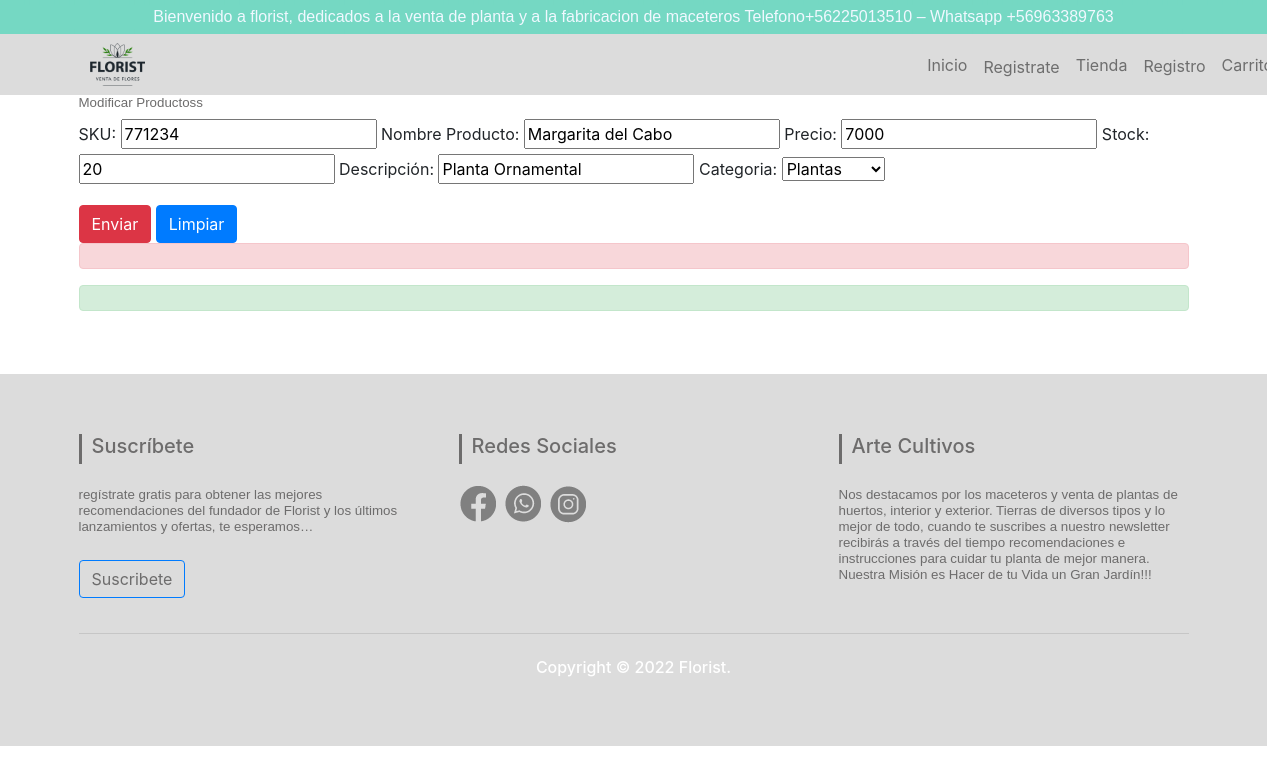
The page /form-mod-Producto/771234 on the database its author committed.
### core/models.py (models this page shows, shortened)
class Producto(models.Model):
    SKU = models.CharField(max_length=6, primary_key=True, verbose_name='SKU')
    Nombre  = models.CharField(max_length=20, verbose_name='Nombre Producto')
    Precio = models.CharField(max_length=20, null=True, blank=True, verbose_name='Precio')
    Stock =  models.CharField(max_length=20, null=True, blank=True, verbose_name='Stock')
    Descripcion =  models.CharField(max_length=50, null=True, blank=True, verbose_name='Descripción')
    Categoria = models.ForeignKey(Categoria, on_delete=models.CASCADE)

### core/views.py (the view)
# urls.py: path('form-mod-Producto/<id>', form_mod_Producto, name="form_mod_Producto"),
def form_mod_Producto(request, id):
    producto = Producto.objects.get(SKU=id)
    datos = {
        'form': ProductoForm(instance=producto)
    }
    if request.method == 'POST':
        formulario = ProductoForm(data=request.POST, instance=producto)
        if formulario.is_valid:
            formulario.save()
            datos['mensaje'] = "Modificados correctamente"
    return render(request, 'core/form_mod_Producto.html', datos)

### core/forms.py
class ProductoForm(ModelForm):
    class Meta:
        model = Producto
        fields = ['SKU', 'Nombre', 'Precio', 'Stock', 'Descripcion', 'Categoria',]

### core/context_processor.py (called while the page is built)
def total_carrito(request):
    total = 0
    if request.user.is_authenticated:
        if id in request.session.keys():
            for Key, value in request.session["carrito"].items():
                total += int(value["acumulado"])
    return {"total_carrito": total}

### core/models.py (called while the page is built)
    def __str__(self):
        return self.nombreCategoria

### core/Templates/core/form_mod_Producto.html (shortened to what this page needs)
<!doctype html>
<html lang="en">
  <head>
    {% load static %}
    <link rel="stylesheet" href="https://cdn.jsdelivr.net/npm/bootstrap@4.6.1/dist/css/bootstrap.min.css">
    <link rel="stylesheet" href="{% static 'Core/Css/estilos.css' %}">
  </head>
  <body>
    <div class="textosuperior" >Bienvenido a florist, dedicados a la venta de planta y a la fabricacion de maceteros Telefono+56225013510 – Whatsapp +56963389763</div>
<nav class="navbar navbar-expand-lg navbar-light" style="background-color:  rgba(214, 214, 214, 0.849);">
  <img src="{% static 'Core/Img/Logo.png' %}" alt="20" width="55" style="margin-left: 6%;">
  <div class="collapse navbar-collapse" id="navbarSupportedContent">
    <ul class="navbar-nav mr-auto" style="margin-left: 70%;">
      <li class="nav-item">
        <a class="nav-link" href="http://127.0.0.1:8000/">Inicio</a>
      </li>
      <li class="nav-item">
        <a class="nav-link" href="{%url 'registro1'%}">Registrate</a>
      </li>
      <li class="nav-item">
        <a class="nav-link" href="/Tienda">Tienda</a>
      </li>
      <li class="nav-item">
        <a class="nav-link" href="/Registro">Registro</a>
      </li>
      <li class="nav-item">
        <a class="nav-link" href="/carrito">Carrito</a>
      </li>
    </ul>
  </div>
</nav>
  </head>
  <body>
    <div class="container">
      <h1>Modificar Productoss</h1>
      <form action="" method="post" id="formulario">
        <div class="form-group">
          {{ form.as_table }}
        </div>
        <input type="submit" value="Enviar" class="btn btn-danger" id="Modificar">
        <input type="reset" value="Limpiar" class="btn btn-primary" id="limpiar">
        <div id="error" class="alert alert-danger" role="alert"></div>
      </form>
      <div class="alert alert-success" role="alert">{{mensaje}}</div>
    </div>
<section id="footer">
  <div class="container">
    <div class="row text-center text-xs-center text-sm-left text-md-left">
      <div class="col-xs-12 col-sm-4 col-md-4">
        <h5>Suscríbete</h5>
        <ul class="list-unstyled quick-links" >
          <li>
            <h1>regístrate gratis para obtener las mejores recomendaciones del fundador de Florist
              y los últimos lanzamientos y ofertas, te esperamos…
            </h1>
            <a class="btn btn-primary" href="{% url 'registro1' %}" role="button">Suscribete</a>
          </li>
        </ul>
      </div>
      <div class="col-xs-12 col-sm-4 col-md-4">
        <h5>Redes Sociales</h5>
        <a href="https://es-la.facebook.com/" class="href">
          <img src="{% static 'Core/Img/facebook.png' %}" alt="">
        </a>
        <a href="https://web.whatsapp.com/" class="href">
          <img src="{% static 'Core/Img/whatsapp.png' %}" alt="">
        </a>
        <a href="https://www.instagram.com/" class="href">
          <img src="{% static 'Core/Img/instagram.png' %}" alt="">
        </a>
      </div>
      <div class="col-xs-12 col-sm-4 col-md-4">
        <h5>Arte Cultivos</h5>
        <ul class="list-unstyled quick-links">
          <li>
            <h1>Nos destacamos por los maceteros y venta de plantas de huertos, interior y exterior.
              Tierras de diversos tipos y lo mejor de todo, cuando te suscribes a nuestro newsletter
              recibirás a través del tiempo recomendaciones e instrucciones para cuidar tu planta de mejor manera.
              Nuestra Misión es Hacer de tu Vida un Gran Jardín!!!
            </h1>
          </li>
        </ul>
      </div>
    </div>
      <hr>
    </div>
    <div class="row">
      <div class="col-xs-12 col-sm-12 col-md-12 mt-2 mt-sm-2 text-center text-white">
        <p class="h6">Copyright © 2022 Florist.</p>
      </div>
    </div>
</section>
  </body>
</html>

### core/Static/Core/Css/estilos.css (style rules this page uses)
.textosuperior { background-color: rgb(117, 216, 195); border: 5px dashed rgb(117, 216, 195); color: aliceblue; font-family: Arial, Helvetica, sans-serif; text-align: center; }
h1 { color: #6d6c6c; font-family: Arial, Helvetica, sans-serif; text-align: left; font-size: smaller; }
a { align-items: center; align-content: center; justify-items: center; margin-top: 5%; }
section { margin-top: 5%; padding: 60px 0; }
#footer { background-color: rgba(214, 214, 214, 0.849) !important; }
#footer h5 { padding-left: 10px; border-left: 3px solid #6d6c6c; padding-bottom: 6px; margin-bottom: 20px; color:#6d6c6c; }
#footer a { color: #6d6c6c; text-decoration: none !important; background-color: transparent; -webkit-text-decoration-skip: objects; }
#footer ul.social li a, #footer ul.quick-links li a { color:#6d6c6c; }
#footer ul.quick-links li { padding: 3px 0; -webkit-transition: .5s all ease; -moz-transition: .5s all ease; transition: .5s all ease; }

### rows shown on the page
Producto: SKU "771234", Nombre "Margarita del Cabo", Precio "7000", Stock "20", Descripcion "Planta Ornamental", Categoria "Plantas"
